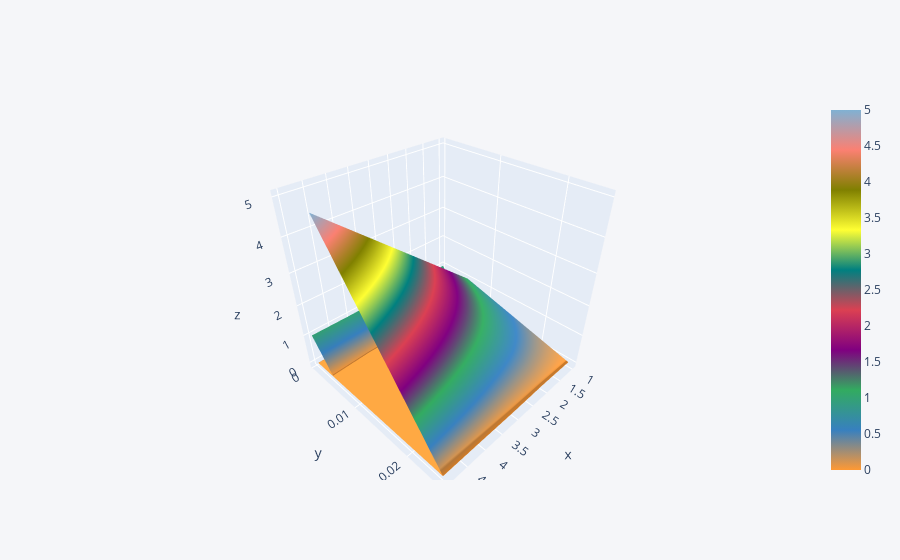

Here is the notebook cell this chart was saved with:
### Code cell
fig4 = dff.iplot(kind='surface', x='Partition',y='MSE',color='rainbow',asFigure=True)
fig4

### Figure 1 — Plotly figure (JSON) as saved in the notebook; plotly's stock layout.template omitted (floating-point values rounded to 4 significant figures)
{"data": [{"colorscale": [[0, "rgb(255, 153, 51)"], [0.1111, "rgb(55, 128, 191)"], [0.2222, "rgb(50, 171, 96)"], [0.3333, "rgb(128, 0, 128)"], [0.4444, "rgb(219, 64, 82)"], [0.5556, "rgb(0, 128, 128)"], [0.6667, "rgb(255, 255, 51)"], [0.7778, "rgb(128, 128, 0)"], [0.8889, "rgb(251, 128, 114)"], [1, "rgb(128, 177, 211)"]], "type": "surface", "x": [1, 2, 3, 4, 5], "y": [0.005862, 0.02498, 0.0005605, 0.00414, 0.0003906], "z": [[1, 2, 3, 4, 5], [0.005862, 0.02498, 0.0005605, 0.00414, 0.0003906], [0.02221, 0.03302, 0.004884, 0.01233, 0.004], [0.07656, 0.1581, 0.02367, 0.06434, 0.01976], [0.9859, 0.9229, 0.9978, 0.9865, 0.9985]]}], "layout": {"legend": {"bgcolor": "#F5F6F9", "font": {"color": "#4D5663"}}, "paper_bgcolor": "#F5F6F9", "plot_bgcolor": "#F5F6F9", "title": {"font": {"color": "#4D5663"}}, "xaxis": {"gridcolor": "#E1E5ED", "showgrid": true, "tickfont": {"color": "#4D5663"}, "title": {"font": {"color": "#4D5663"}, "text": ""}, "zerolinecolor": "#E1E5ED"}, "yaxis": {"gridcolor": "#E1E5ED", "showgrid": true, "tickfont": {"color": "#4D5663"}, "title": {"font": {"color": "#4D5663"}, "text": ""}, "zerolinecolor": "#E1E5ED"}}}
